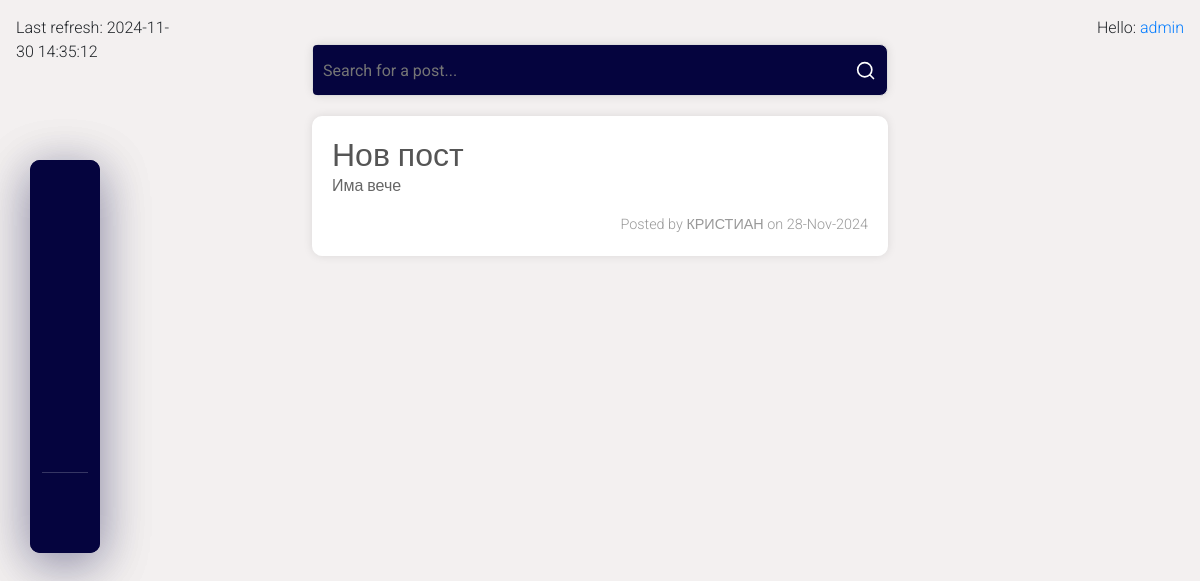
The app's page /dashboard/ (signed in) with its own data.
### forumApp/posts/models.py (models this page shows)
class Post(models.Model):
    TITLE_MAX_LENGTH = 100
    title = models.CharField(
        max_length=TITLE_MAX_LENGTH,
    )
    content = models.TextField(
        validators=(
            BadLanguageValidator(),
        )
    )
    author = models.CharField(
        max_length=30
    )
    created_at = models.DateTimeField(
        auto_now_add=True,
    )
    approved = models.BooleanField(
        default=False,
    )
    languages = models.CharField(
        max_length=20,
        choices=LanguageChoice.choices,
        default=LanguageChoice.OTHER,
    )
    image = models.ImageField(
        upload_to='post_images/',
        blank=True,
        null=True,
    )

### forumApp/accounts/models.py (models this page shows, shortened)
class AppUser(AbstractBaseUser, PermissionsMixin):
    email = models.EmailField(unique=True)
    username = models.CharField(max_length=100, unique=True)
    is_staff = models.BooleanField(
        _("staff status"),
        default=False,
        help_text=_("Designates whether the user can log into this admin site."),
    )
    is_active = models.BooleanField(
        _("active"),
        default=True,
        help_text=_(
            "Designates whether this user should be treated as active. "
            "Unselect this instead of deleting accounts."
        ),
    )
    objects = AppUserManager() #
    EMAIL_FILED = "email"
    USERNAME_FIELD = "email"
    REQUIRED_FIELDS = ["username"]

### forumApp/posts/views.py (the view)
# urls.py: path('dashboard/', DashboardView.as_view(), name='dashboard'),
class DashboardView(ListView, FormView):
    template_name = 'posts/dashboard.html'
    context_object_name = 'posts'
    form_class = SearchForm
    success_url = reverse_lazy('dashboard')
    model = Post

### forumApp/posts/forms.py
class SearchForm(forms.Form):
    query = forms.CharField(
        label='',
        required=False,
        max_length=10,
        widget=forms.TextInput(
            attrs={
                'placeholder': 'Search for a post...',
            }
        )
    )

### forumApp/posts/templatetags/current_time.py (called while the page is built)
@register.simple_tag(name='current_time')
def current_time(format_string='%Y-%m-%d %H:%M:%S'):
    return datetime.now().strftime(format_string)

### forumApp/posts/templatetags/markdown_extras.py (called while the page is built)
@register.filter(name='markdown')
def markdown_format(text):
    return mark_safe(markdown.markdown(text))

### templates/posts/dashboard.html (shortened to what this page needs)
{% extends 'common/base.html' %}
{% load markdown_extras %}
{% block content %}
        {% include 'common/nav.html' %}
        <div class="container">
            {% include 'posts/search-form.html' %}
            <div class="posts">
            {% for post in posts %}
                <a id="post-url" href="{% url 'details-post' post.pk %}">
                    <div class="post">
                        <h2>{{ post.title|capfirst }}</h2>
                        {% if not post.content %}
                            {% lorem 3 p %}
                        {% else %}
                            {{ post.content|markdown|capfirst }}
                        {% endif %}
                        <div class="post-meta">
                            <span>Posted by {{ post.author|default:"anonymous" }} on {{ post.created_at|date:"d-M-Y" }}</span>
                        </div>
                    </div>
                </a>
            {% empty %}
                <h1 class="no-posts">No Posts</h1>
            {% endfor %}
        </div>
    </div>
{% endblock %}

### templates/common/base.html (shortened to what this page needs)
{% load static %}
{% load current_time %}
{% load user_info %}
<!DOCTYPE html>
<html lang="en">
<head>
    {% block styles %}
        <link rel="stylesheet" href="https://cdn.jsdelivr.net/npm/bootstrap@4.1.3/dist/css/bootstrap.min.css">
        <link rel="stylesheet" href="{% static 'css/styles.css' %}">
    {% endblock %}
</head>
<body>
    {% include 'common/nav.html' %}
    <div class="container-fluid">
        <div class="row">
            <div class="col-md-2 p-3">
                    <p>Last refresh: {% current_time %}</p>
            </div>
            <div class="col-md-8 py-4">
                <div class="text-center">
                    {% block content %}{% endblock %}
                </div>
            </div>
            <div class="col-md-2 p-3 d-flex justify-content-end ">
                <p>
                    {% if user.is_authenticated %}
                        Hello: <a href="{% url 'admin:index' %}">{{ user.username }}</a>
                    {% else %}
                        Hello: <a href="{% url 'admin:index' %}">Anonymous</a>
                    {% endif %}
                </p>
            </div>
        </div>
    </div>
</body>
</html>

### static/css/forms.css (style rules this page uses)
form div { margin-bottom: 15px; }
form input[type="text"], form textarea { width: 100%; padding: 10px; font-size: 16px; border: 1px solid #ccc; border-radius: 4px; }

### static/css/posts.css (style rules this page uses)
body { font-family: "Roboto", sans-serif; font-weight: 300; font-style: normal; background-color: #f3f0f0; margin: 0; padding: 0; }
.container { width: 80%; margin: 0 auto; padding: 20px; }
#post-url { text-decoration: none; }
.posts { margin-top: 20px; display: flex; flex-direction: column; gap: 20px; }
.post { padding: 20px; border-radius: 10px; background-color: #ffffff; box-shadow: 0 0 10px rgba(0, 0, 0, 0.1); }
.post h2 { margin: 0; color: #555; text-align: left; }
.post p { color: #666; text-align: left; }
.post-meta { margin-top: 10px; display: flex; justify-content: end; font-size: 0.9em; color: #999; }

### static/css/nav.css (style rules this page uses)
*, *:after, *:before { box-sizing: border-box; }

### static/css/search-bar.css (style rules this page uses)
.search-bar div { width: 100%; height: 100%; }
.search-bar div input[type="text"] { background-color: #05043e; border: none; padding-left: 10px; height: 50px; color: white; }

### records on screen
Post: title "Нов пост", content "Има вече", author "КРИСТИАН", created_at "28-Nov-2024"
AppUser: username "admin"
